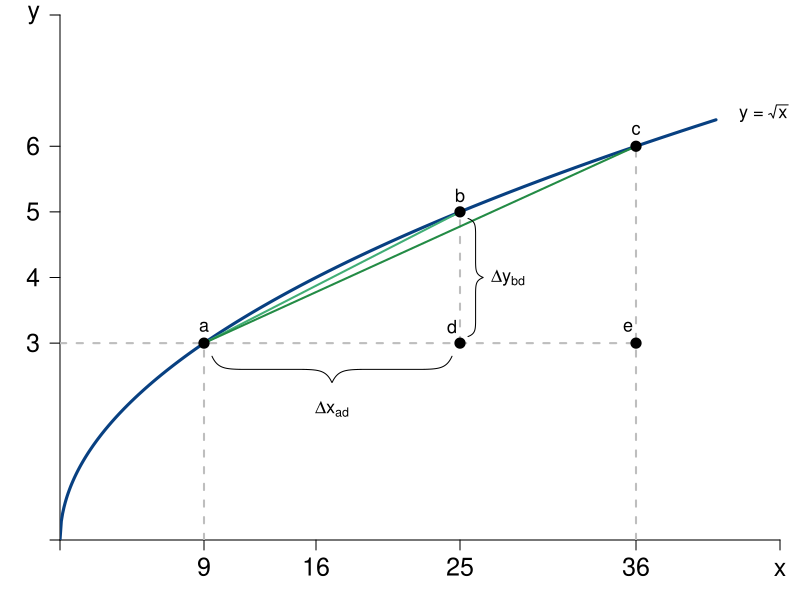

Reproduce this figure in R.
#Graph Designer: Scott Cohn
#Authors: Bowles and Halliday
#Title: Coordination, Conflict and Competition: A Text in Microeconomics

library(shape)
library(pBrackets)
pdf(file = "mathappendix/gradient_b.pdf", width = 8, height = 6)
par(mar = c(3, 3, 0.75, 1))
#Set parameters for graphics
axislabelsize <- 1.5
labelsize <- 1.1
graphlinewidth <- 3
segmentlinewidth <- 2

COL <- c("#7fc97f", "#beaed4", "#fdc086", "#ffff99", "#386cb0", "#f0027f", "#bf5b17", "#666666")
COLA <- c("#e0f3db", "#99d8c9","#66c2a4","#41ae76", "#238b45", "#005824")
COLB <- c("#4eb3d3", "#2b8cbe", "#0868ac","#084081")

xlims <- c(0, 45)
ylims <- c(0, 8)

npts <- 501 
x <- seq(xlims[1], xlims[2], length.out = npts)
y <- seq(ylims[1], ylims[2], length.out = npts) 

plot(0, 0, xlim = xlims, ylim = ylims, type = "n",
     xlab = expression(paste("")),
     ylab = expression(paste("")), 
     xaxt = "n", 
     yaxt = "n", 
     cex.lab = axislabelsize, 
     bty = "n", 
     xaxs="i", 
     yaxs="i"
)



ticksx <- c(xlims[1], 9, 16, 25, 36, xlims[2])
xlabels <- c(NA, 9, 16, 25, 36, expression(x))
ticksy <- c(ylims[1], 3, 4, 5, 6, ylims[2])
ylabels <- c(NA, 3, 4, 5, 6, expression(y))

axis(1,at = ticksx,  pos = 0, labels = xlabels, cex.axis = axislabelsize)
axis(2,at = ticksy,  pos = 0, labels = ylabels, las = 1, cex.axis = axislabelsize)

npts <- 500 
xx1 <- seq(xlims[1], xlims[2], length.out = npts)
xx2 <-seq(xlims[1], xlims[2] - 4, length.out = npts)
xx3 <- seq(xlims[1], 0, length.out = npts)

#Axis labels
#mtext(expression(paste("", x)), side = 1, line = 2.5, cex = axislabelsize)
#text(-4, 0.5*ylims[2], expression(paste("", y)), xpd = TRUE, cex = axislabelsize, srt = 90) 


#equations:
sqrt <- function(x){
  x^(1/2)
}

# lines
lines(xx2, sqrt(xx2), col = COLB[4], lwd = graphlinewidth)

# segments
segments(9, 0, 9, 3, lty = 2, col = "gray", lwd = segmentlinewidth)
segments(36, 0, 36, 6, lty = 2, col = "gray", lwd = segmentlinewidth)
segments(0, 3, 36, 3, lty = 2, col = "gray", lwd = segmentlinewidth)
segments(25, 3, 25, 5, lty = 2, col = "gray", lwd = segmentlinewidth)

segments(9, 3, 25, 5, lty = 1, col = COLA[4], lwd = segmentlinewidth)
segments(9, 3, 36, 6, lty = 1, col = COLA[5], lwd = segmentlinewidth)

# points
points(9, 3, pch = 16, col = "black", cex = 1.5)
points(25, 5, pch = 16, col = "black", cex = 1.5)
points(36, 6, pch = 16, col = "black", cex = 1.5)
points(25, 3, pch = 16, col = "black", cex = 1.5)
points(36, 3, pch = 16, col = "black", cex = 1.5)

# brackets
#brackets(36.5, 5.9, 25.5, 3.1, h = NULL, ticks = 0.5, curvature = 0.5, type = 1, col = 1, lwd = 1, lty = 1, xpd = FALSE)
brackets(25.5, 4.9, 25.5, 3.1, h = NULL, ticks = 0.5, curvature = 0.5, type = 1, col = 1, lwd = 1, lty = 1, xpd = FALSE)
#brackets(35.5, 2.8, 9.5, 2.8, h = .4, ticks = 0.5, curvature = 0.5, type = 1, col = 1, lwd = 1, lty = 1, xpd = FALSE)
brackets(24.5, 2.8, 9.5, 2.8, h = .4, ticks = 0.5, curvature = 0.5, type = 1, col = 1, lwd = 1, lty = 1, xpd = FALSE)


# label function
text(44, 6.5, expression(paste("y = ", sqrt(x))),  xpd = TRUE, cex = labelsize)

text(17, 2, expression(paste(Delta, x[ad])),  xpd = TRUE, cex = labelsize)
text(28, 4, expression(paste(Delta, y[bd])),  xpd = TRUE, cex = labelsize)

text(9, 3.25, expression(paste(a)),  xpd = TRUE, cex = labelsize)
text(25, 5.25, expression(paste(b)),  xpd = TRUE, cex = labelsize)
text(36, 6.25, expression(paste(c)),  xpd = TRUE, cex = labelsize)
text(24.5, 3.25, expression(paste(d)),  xpd = TRUE, cex = labelsize)
text(35.5, 3.25, expression(paste(e)),  xpd = TRUE, cex = labelsize)


dev.off()
